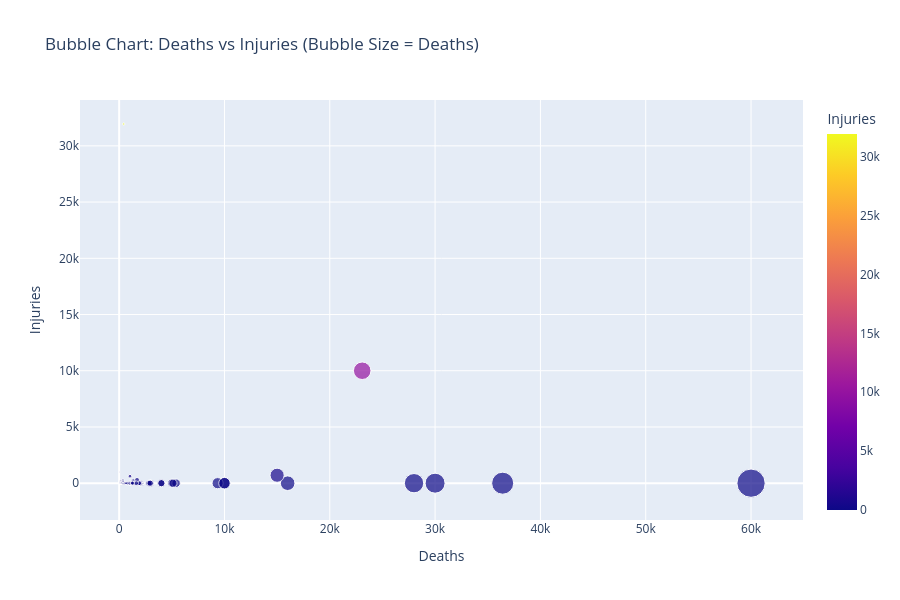

Notebook code for this chart:
### Code cell
import plotly.express as px

def build_deaths_injuries_df(df):
    """
    Constructs a subset dataframe containing only events with recorded 
    human casualties (deaths or injuries) for correlation analysis.
    """
    # 1. Feature Selection:
    # Extract relevant metrics and metadata. 
    # Included 'Death Description' to enhance hover context in visualizations.
    temp = df[['Name', 'Year', 'Country', 'Total Deaths', 'Total Injuries', 'Death Description']].copy()

    # 2. Data Imputation:
    # Fill NaN values with 0 to allow for numerical comparison.
    temp['Total Deaths'] = temp['Total Deaths'].fillna(0)
    temp['Total Injuries'] = temp['Total Injuries'].fillna(0)

    # 3. Filtering:
    # logical OR operator (|) to keep events where at least one form 
    # of casualty occurred.
    temp = temp[(temp['Total Deaths'] > 0) | (temp['Total Injuries'] > 0)]

    return temp

def render_deaths_vs_injuries_bubble(df):
    """
    Generates a multivariate Bubble Chart to visualize the relationship 
    between deaths and injuries, using marker size as a third dimension.
    """
    fig = px.scatter(
        df,
        x='Total Deaths',
        y='Total Injuries',
        
        # 1. Visual Encoding (Size):
        # Map the 'Total Deaths' magnitude to the physical size of the bubble.
        # This emphasizes the most lethal events visually.
        size='Total Deaths',
        
        # 2. Visual Encoding (Color):
        # Map injuries to color to distinguish events with high injuries 
        # but potentially fewer deaths.
        color='Total Injuries',
        
        hover_data=['Name', 'Year', 'Country'],
        title='Bubble Chart: Deaths vs Injuries (Bubble Size = Deaths)',
        labels={
            'Total Deaths': 'Deaths',
            'Total Injuries': 'Injuries'
        }
    )
    fig.update_layout(height=600)
    return fig

# --- Execution ---
death_injury_df = build_deaths_injuries_df(df)
fig1 = render_deaths_vs_injuries_bubble(death_injury_df)
fig1.show()

### Figure 1 — Plotly figure (JSON) as saved in the notebook; plotly's stock layout.template omitted (floating-point values rounded to 4 significant figures; data arrays with more than 128 entries replaced by an {"elided": "..."} marker saying what was removed)
{"data": [{"customdata": {"elided": "477x3 mixed values"}, "hovertemplate": "Deaths=%{marker.size}<br>Injuries=%{marker.color}<br>Name=%{customdata[0]}<br>Year=%{customdata[1]}<br>Country=%{customdata[2]}<extra></extra>", "legendgroup": "", "marker": {"color": {"elided": "477 float values"}, "coloraxis": "coloraxis", "size": {"elided": "477 float values"}, "sizemode": "area", "sizeref": 150, "symbol": "circle"}, "mode": "markers", "name": "", "orientation": "v", "showlegend": false, "type": "scatter", "x": {"elided": "477 float values"}, "xaxis": "x", "y": {"elided": "477 float values"}, "yaxis": "y"}], "layout": {"coloraxis": {"colorbar": {"title": {"text": "Injuries"}}, "colorscale": [[0, "#0d0887"], [0.1111, "#46039f"], [0.2222, "#7201a8"], [0.3333, "#9c179e"], [0.4444, "#bd3786"], [0.5556, "#d8576b"], [0.6667, "#ed7953"], [0.7778, "#fb9f3a"], [0.8889, "#fdca26"], [1, "#f0f921"]]}, "height": 600, "legend": {"itemsizing": "constant", "tracegroupgap": 0}, "title": {"text": "Bubble Chart: Deaths vs Injuries (Bubble Size = Deaths)"}, "xaxis": {"anchor": "y", "domain": [0, 1], "title": {"text": "Deaths"}}, "yaxis": {"anchor": "x", "domain": [0, 1], "title": {"text": "Injuries"}}}}
